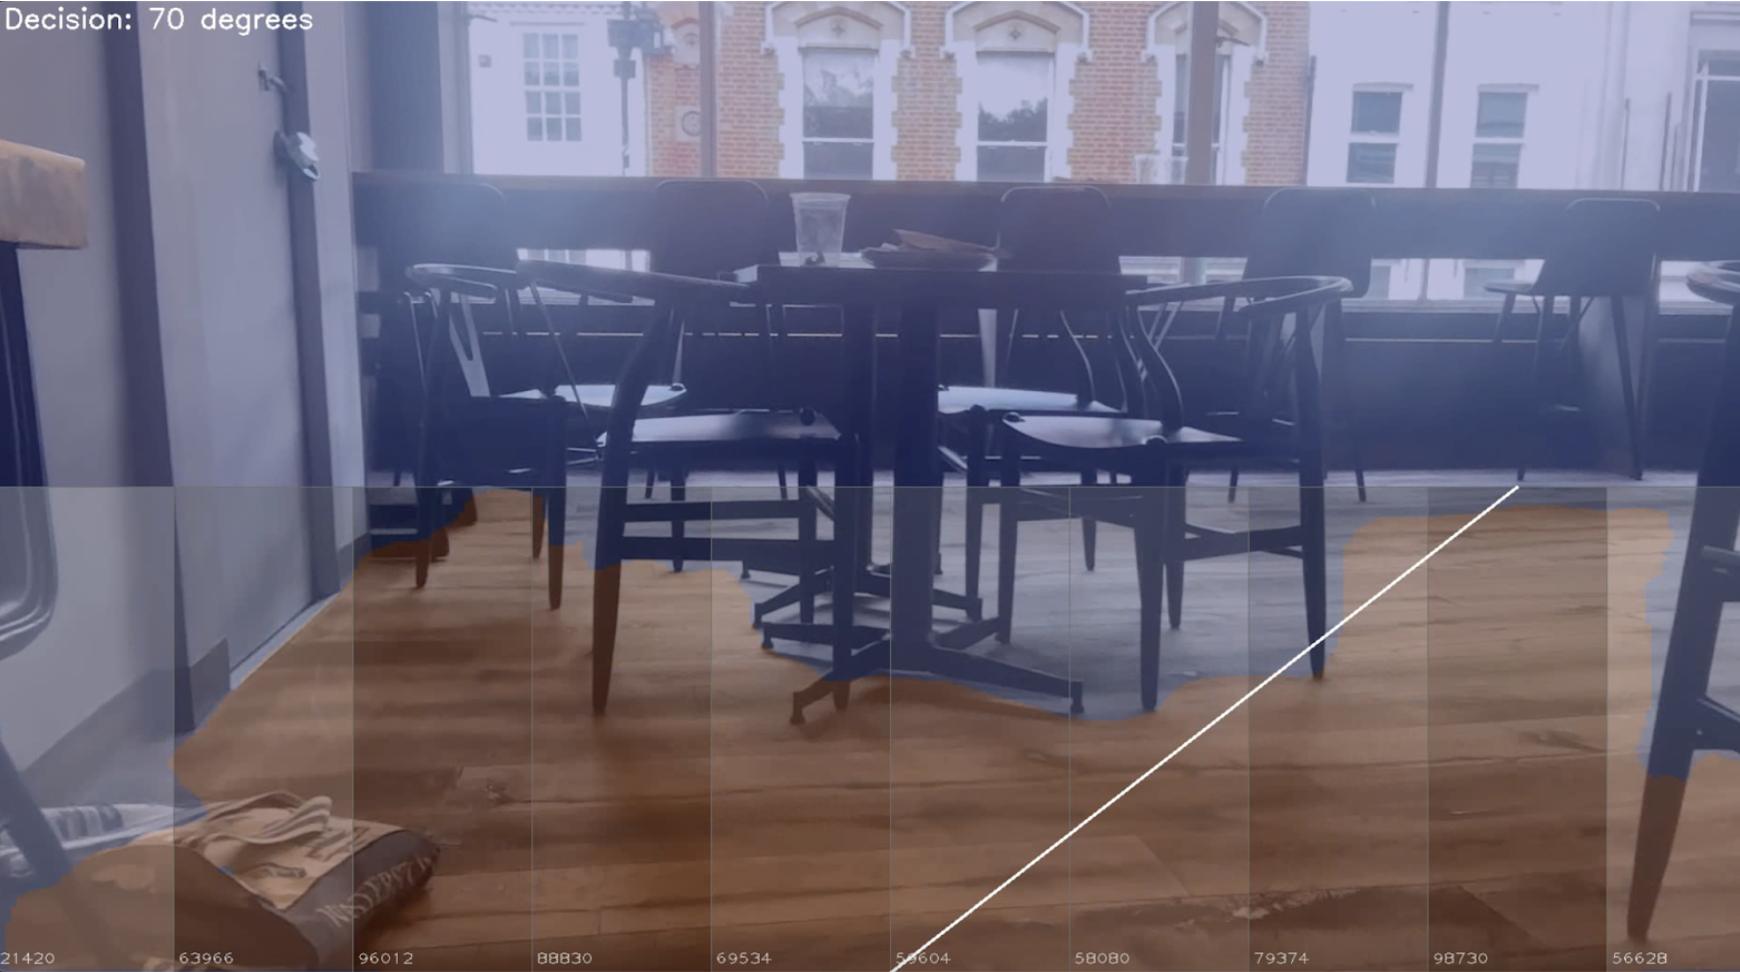

Here is the Python script that generated this plot:
import time
import cv2
import torch
import numpy as np
import segmentation_models_pytorch as smp
from collections import defaultdict
import matplotlib.pyplot as plt

class GroundSegmenter:
    def __init__(self, ckpt_path, device='cpu'):
        self.device = torch.device(device)
        self.model = torch.jit.load(ckpt_path, map_location=self.device)
        self.model.eval()

    def predict_mask(self, img_bgr):
        h, w = img_bgr.shape[:2]
        resized = cv2.resize(img_bgr, (320, 320))
        rgb = cv2.cvtColor(resized, cv2.COLOR_BGR2RGB)
        tensor = torch.from_numpy(rgb).permute(2, 0, 1).unsqueeze(0).float() / 255.0
        tensor = tensor.to(self.device)
        with torch.no_grad():
            output = self.model(tensor).squeeze().cpu().numpy()
        mask = (output > 0.5).astype(np.uint8) * 255
        return cv2.resize(mask, (w, h))

class MotionDeciderWithLasers:
    def __init__(self, segmenter, img_width, img_height, num_beams=5):
        self.segmenter = segmenter
        self.width = img_width
        self.height = img_height
        self.num_beams = num_beams
        angle_step = 180 // (self.num_beams - 1)
        self.regions = [str(-90 + i * angle_step) for i in range(self.num_beams)]

    def laser_scan(self, mask):
        laser_scores = defaultdict(int)
        step = self.width // self.num_beams
        for i, region in enumerate(self.regions):
            x_start = i * step
            x_end = x_start + step
            region_mask = mask[self.height//4:, x_start:x_end]  # bottom half only
            laser_scores[region] = np.sum(region_mask == 255)
        return laser_scores

    def decide(self, laser_scores, threshold_ratio=0.05):
        total = sum(laser_scores.values())
        if total == 0:
            return "stop"
        best_region = max(laser_scores.items(), key=lambda x: x[1])[0]
        if laser_scores[best_region] < total * threshold_ratio:
            return "stop"
        return best_region

def process_image(image_path, segmenter, decider):
    frame = cv2.imread(image_path)
    if frame is None:
        raise ValueError("Could not load image.")

    mask = segmenter.predict_mask(frame)
    laser_scores = decider.laser_scan(mask)
    decision = decider.decide(laser_scores)

    # visualization base
    blended = cv2.addWeighted(frame, 0.7, cv2.applyColorMap(mask, cv2.COLORMAP_JET), 0.3, 0)
    blended_copy = blended.copy()

    # grayscale-shaded laser beam regions based on normalized score
    step = decider.width // decider.num_beams
    max_score = max(laser_scores.values()) if laser_scores else 1
    h = decider.height
    region_centers = {}
    for i, region in enumerate(decider.regions):
        x_start = i * step
        x_end = x_start + step
        norm_score = laser_scores[region] / max_score if max_score > 0 else 0
        intensity = int(255 * (1 - norm_score))  # dark = high score, light = low
        overlay = blended_copy.copy()
        cv2.rectangle(overlay, (x_start, h//2), (x_end, h), (intensity, intensity, intensity), -1)
        blended_copy = cv2.addWeighted(overlay, 0.3, blended_copy, 0.7, 0)
        cv2.rectangle(blended_copy, (x_start, h//2), (x_end, h), (100, 100, 100), 1)
        score_text = f"{laser_scores[region]}"
        cv2.putText(blended_copy, score_text, (x_start + 5, h - 10), cv2.FONT_HERSHEY_PLAIN, 1.2, (230, 230, 230), 1)
        region_centers[region] = (x_start + x_end) // 2


    # direction line
    if decision != "stop" and decision in region_centers:
        center_x = region_centers[decision]
        start_point = (decider.width // 2, h)
        end_point = (center_x, h//2)
        cv2.line(blended_copy, start_point, end_point, (255, 255, 255), 2)

    plt.imshow(cv2.cvtColor(blended_copy, cv2.COLOR_BGR2RGB))
    plt.title(f"Motion Decision: {decision}°")
    plt.axis('off')
    plt.show()

    print("Laser scores:", dict(laser_scores))
    print("Final decision:", decision + "°")


if __name__ == "__main__":
    ckpt_path = "unet_ground_plane.pt"

    last_decision_time = 0
    decision_interval = 3  # seconds

    cap = cv2.VideoCapture(0)
    ret, frame = cap.read()
    h, w = frame.shape[:2]

    out = cv2.VideoWriter("output.mp4", cv2.VideoWriter_fourcc(*'mp4v'), 20, (w, h))  # save video
    segmenter = GroundSegmenter(ckpt_path, device='cpu')
    decider = MotionDeciderWithLasers(segmenter, img_width=w, img_height=h, num_beams=10)
    mask = np.zeros((h, w), dtype=np.uint8)  # initialize dummy mask
    laser_scores = {region: 0 for region in decider.regions}  # initialize empty scores
    decision = "waiting..."

    while True:
        ret, frame = cap.read()
        if not ret:
            break

        h, w = frame.shape[:2]
        decider.width = w
        decider.height = h

        current_time = time.time()
        if current_time - last_decision_time >= decision_interval:
            mask = segmenter.predict_mask(frame)
            laser_scores = decider.laser_scan(mask)
            decision = decider.decide(laser_scores)
            last_decision_time = current_time

        blended = cv2.addWeighted(frame, 0.7, cv2.applyColorMap(mask, cv2.COLORMAP_JET), 0.3, 0)
        blended_copy = blended.copy()

        step = decider.width // decider.num_beams
        max_score = max(laser_scores.values()) if laser_scores else 1
        region_centers = {}

        for i, region in enumerate(decider.regions):
            x_start = i * step
            x_end = x_start + step
            norm_score = laser_scores[region] / max_score if max_score > 0 else 0
            intensity = int(255 * (1 - norm_score))
            overlay = blended_copy.copy()
            cv2.rectangle(overlay, (x_start, h//2), (x_end, h), (intensity, intensity, intensity), -1)
            blended_copy = cv2.addWeighted(overlay, 0.3, blended_copy, 0.7, 0)
            cv2.rectangle(blended_copy, (x_start, h//2), (x_end, h), (100, 100, 100), 1)
            score_text = f"{laser_scores[region]}"
            cv2.putText(blended_copy, score_text, (x_start + 5, h - 10), cv2.FONT_HERSHEY_PLAIN, 1.2, (230, 230, 230), 1)
            region_centers[region] = (x_start + x_end) // 2

        if decision != "stop" and decision != "waiting..." and decision in region_centers:
            center_x = region_centers[decision]
            start_point = (decider.width // 2, h)
            end_point = (center_x, h//2)
            cv2.line(blended_copy, start_point, end_point, (255, 255, 255), 2)

        cv2.putText(blended_copy, f"Decision: {decision} degrees", (10, 30), cv2.FONT_HERSHEY_SIMPLEX, 1.0, (255, 255, 255), 2)
        cv2.imshow("Motion Decision", blended_copy)
        out.write(blended_copy)

        if cv2.waitKey(1) & 0xFF == 27:
            break

    out.release()
    cap.release()
    cv2.destroyAllWindows()
